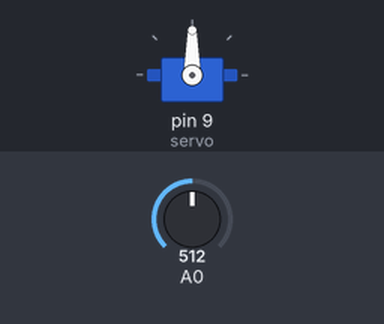
Recording of a sketch running on a simulated Arduino Uno, built with avr-gcc and run on an emulated ATmega328P. Parts: servo. The inputs (shaded band) are chosen by the test bench; at power-on: A0 = 512.

Above: at 1.2 s.
1.3 s: A0 set to 716
At 1.9 s:
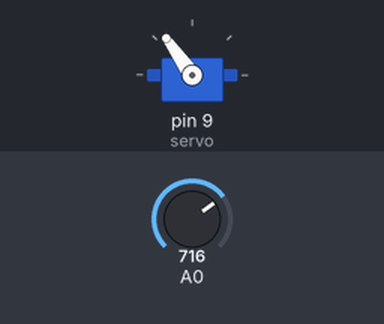
2.8 s: A0 set to 900
At 3.9 s:
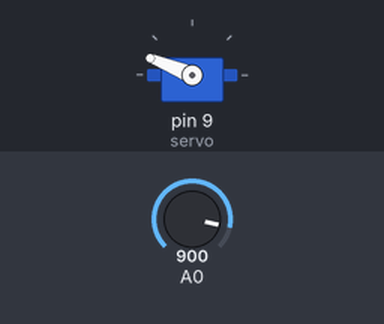
4.3 s: A0 set to 1023
At 5.3 s:
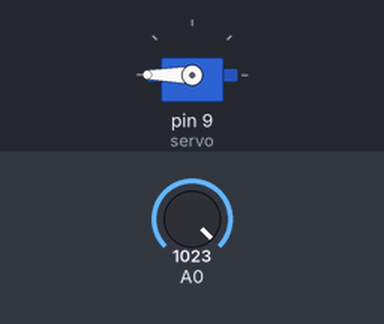
5.8 s: A0 set to 306
At 6.2 s:
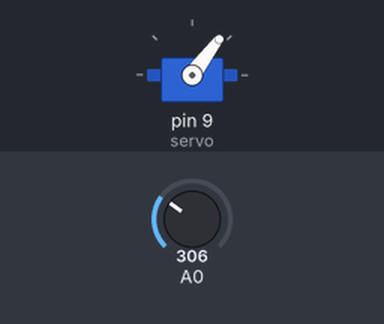
7.3 s: A0 set to 122
At 7.6 s:
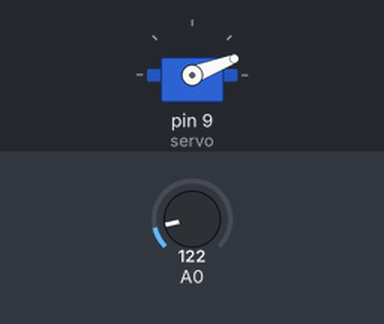
Timing chart, 0 to 9.8 s (numbered marks = the images above; inputs shaded):
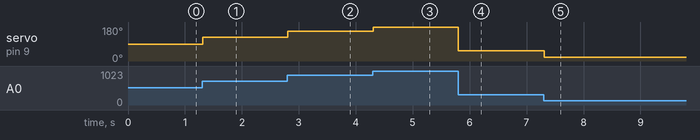

The sketch:

P18Servomotor.ino
```cpp
#include <Servo.h>

Servo servo;

void setup() {
  servo.attach(9);
}

void loop() {
  int pot = analogRead(A0);
  pot = map(pot, 0, 1023, 0, 180);
  servo.write(pot);
  delay(15);
}
```

Measured:
- after the input at 1.3 s, servo on pin 9 (servo): 90° → 125° at once
- after the input at 2.8 s, servo on pin 9 (servo): 125° → 158° at once
- after the input at 4.3 s, servo on pin 9 (servo): 158° → 180° at once
- after the input at 5.8 s, servo on pin 9 (servo): 180° → 53° at once
- after the input at 7.3 s, servo on pin 9 (servo): 53° → 21° at once
